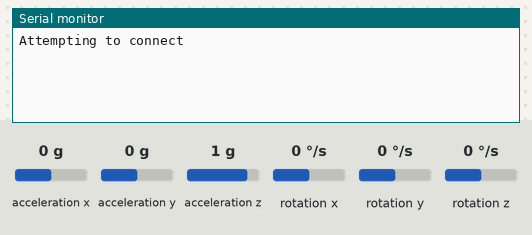
Recording of a sketch running on a simulated ESP32. Parts: the last lines printed to the serial monitor. The inputs (shaded band) are chosen by the test bench; at power-on: acceleration x 0 g, acceleration y 0 g, acceleration z 1 g, rotation z 0 °/s, rotation x 0 °/s, rotation y 0 °/s. WiFi joins after 1.5 s; servers stay silent unless stated.

Above: at 4.2 s.
4.3 s: acceleration x set to -1.4 g
8.0 s: acceleration y set to -1.4 g
At 8.21 s:
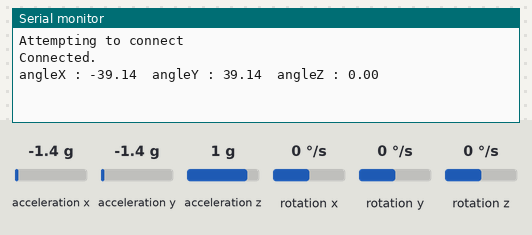
9.5 s: acceleration z set to -1.4 g
At 9.72 s:
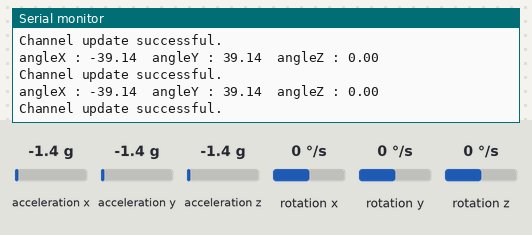
11.0 s: rotation z set to -192 °/s
At 11.23 s:
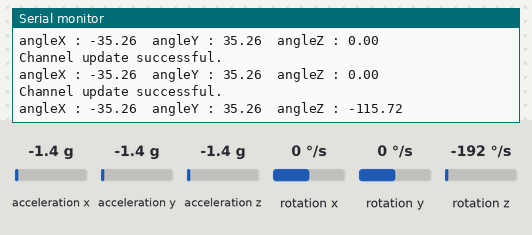
Timing chart, 0 to 13.5 s (numbered marks = the images above; inputs shaded):
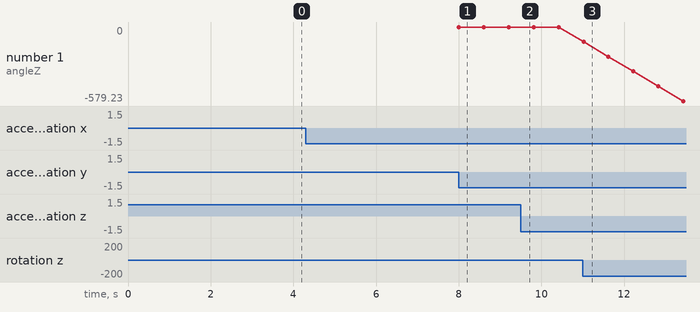

Measured:
- after the input at 8.0 s, the serial monitor: prints a new line at once (image 1)
- after the input at 11.0 s, the serial monitor: prints a new line at once (image 3)
- plotted number 1: 0 → -579.23 after the input at 11.0 s

The sketch:

GetAngle_thingspeak.ino
```cpp
#include <MPU6050_tockn.h>
#include <Wire.h>
#include <WiFi.h>
#include "ThingSpeak.h"

const char* ssid = "sadguru Hostel _EXT";   // your network SSID (name)
const char* password = "sadguru@1";   // your network password

WiFiClient  client;

unsigned long myChannelNumber = 1;
const char * myWriteAPIKey = "K75F2IJ7KTVT8YD1";

// Timer variables
unsigned long lastTime = 0;
unsigned long timerDelay = 300;

MPU6050 mpu6050(Wire);

void setup() {
  Serial.begin(9600);
  Wire.begin();
  mpu6050.begin();
  mpu6050.calcGyroOffsets(true);
  WiFi.mode(WIFI_STA);

  ThingSpeak.begin(client);
}

void loop() {

  if ((millis() - lastTime) > timerDelay) {

    // Connect or reconnect to WiFi
    if(WiFi.status() != WL_CONNECTED){
      Serial.print("Attempting to connect");
      while(WiFi.status() != WL_CONNECTED){
        WiFi.begin(ssid, password);
        delay(5000);
      }
      Serial.println("\nConnected.");
    }

  mpu6050.update();
  Serial.print("angleX : ");
  Serial.print(mpu6050.getAngleX());
  Serial.print("\tangleY : ");
  Serial.print(mpu6050.getAngleY());
  Serial.print("\tangleZ : ");
  Serial.println(mpu6050.getAngleZ());

  int x_angle = mpu6050.getAngleX();
  int x = ThingSpeak.writeField(myChannelNumber, 1, x_angle, myWriteAPIKey);

  if(x == 200){
      Serial.println("Channel update successful.");
    }
    else{
      Serial.println("Problem updating channel. HTTP error code " + String(x));
    }
    lastTime = millis();
  }
}
```
